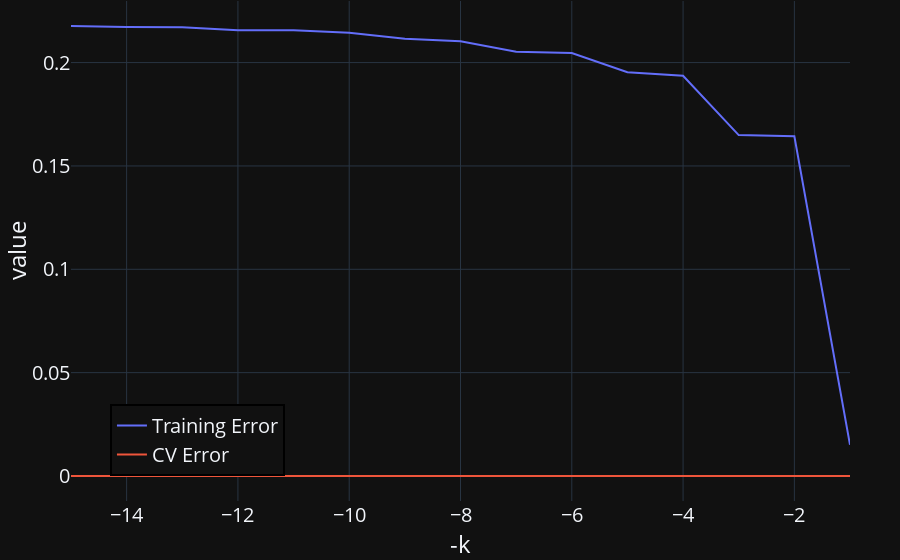

The code cell stored with this chart in its notebook:
### Code cell
fig = px.line(both_training_and_CV_errors.iloc[0:15], x = "-k", y = ["Training Error", "CV Error"])
standardize_figure(fig)
fig.update_layout(legend_title= "", legend=dict(x=0.05, y=0.05, bordercolor="Black", borderwidth=2))
fig.show()

### Figure 1 — Plotly figure (JSON) as saved in the notebook; plotly's stock layout.template omitted (floating-point values rounded to 4 significant figures)
{"data": [{"hovertemplate": "variable=Training Error<br>-k=%{x}<br>value=%{y}<extra></extra>", "legendgroup": "Training Error", "line": {"color": "#636efa", "dash": "solid"}, "marker": {"symbol": "circle"}, "mode": "lines", "name": "Training Error", "orientation": "v", "showlegend": true, "x": [-1, -2, -3, -4, -5, -6, -7, -8, -9, -10, -11, -12, -13, -14, -15], "xaxis": "x", "y": [0.0151, 0.1644, 0.1649, 0.1936, 0.1953, 0.2047, 0.2052, 0.2104, 0.2115, 0.2145, 0.2157, 0.2156, 0.2171, 0.2172, 0.2177], "yaxis": "y", "type": "scatter"}, {"hovertemplate": "variable=CV Error<br>-k=%{x}<br>value=%{y}<extra></extra>", "legendgroup": "CV Error", "line": {"color": "#EF553B", "dash": "solid"}, "marker": {"symbol": "circle"}, "mode": "lines", "name": "CV Error", "orientation": "v", "showlegend": true, "x": [-1, -2, -3, -4, -5, -6, -7, -8, -9, -10, -11, -12, -13, -14, -15], "xaxis": "x", "y": [0.0, 0.0, 0.0, 0.0, 0.0, 0.0, 0.0, 0.0, 0.0, 0.0, 0.0, 0.0, 0.0, 0.0, 0.0], "yaxis": "y", "type": "scatter"}], "layout": {"xaxis": {"anchor": "y", "domain": [0.0, 1.0], "title": {"text": "-k"}}, "yaxis": {"anchor": "x", "domain": [0.0, 1.0], "title": {"text": "value"}}, "legend": {"title": {"text": ""}, "tracegroupgap": 0, "x": 0.05, "y": 0.05, "bordercolor": "Black", "borderwidth": 2}, "margin": {"t": 1, "l": 50, "r": 50, "b": 0}, "font": {"size": 20}}}
